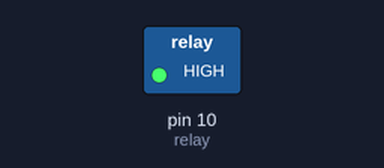
This sketch was run on a simulated Arduino Uno, built with avr-gcc and run on an emulated ATmega328P. On the bench: switched loads named in the sketch (green lamp = pin HIGH).

Above: at 2.5 s.
At 5.5 s:
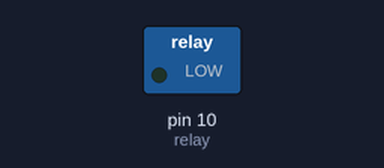
Timing chart, 0 to 7.8 s (numbered marks = the images above):
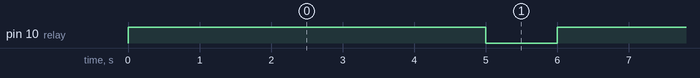

Measured:
- by itself, pin 10 (relay): alternates HIGH for 5.0 s and LOW for 1.0 s

The sketch:

S02-relay.ino
```cpp
int relay = 10; // relay turns trigger signal - active high;
void setup ()
{
  pinMode (relay, OUTPUT); // Define port attribute is output;
}

void loop ()
{
  digitalWrite (relay, HIGH); // relay conduction;
  delay (5000);
  digitalWrite (relay, LOW); // relay switch is turned off;
  delay (1000);
}
```
